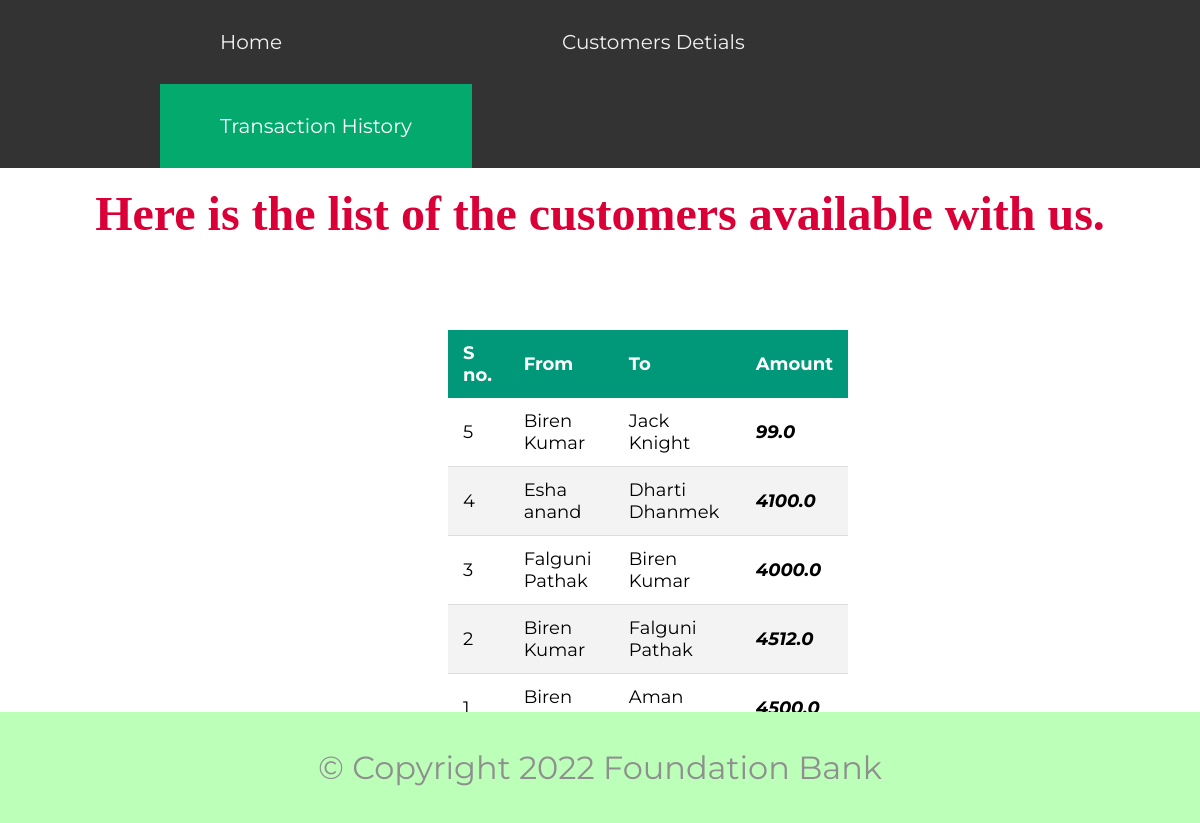
The page /this on the database as committed earlier.
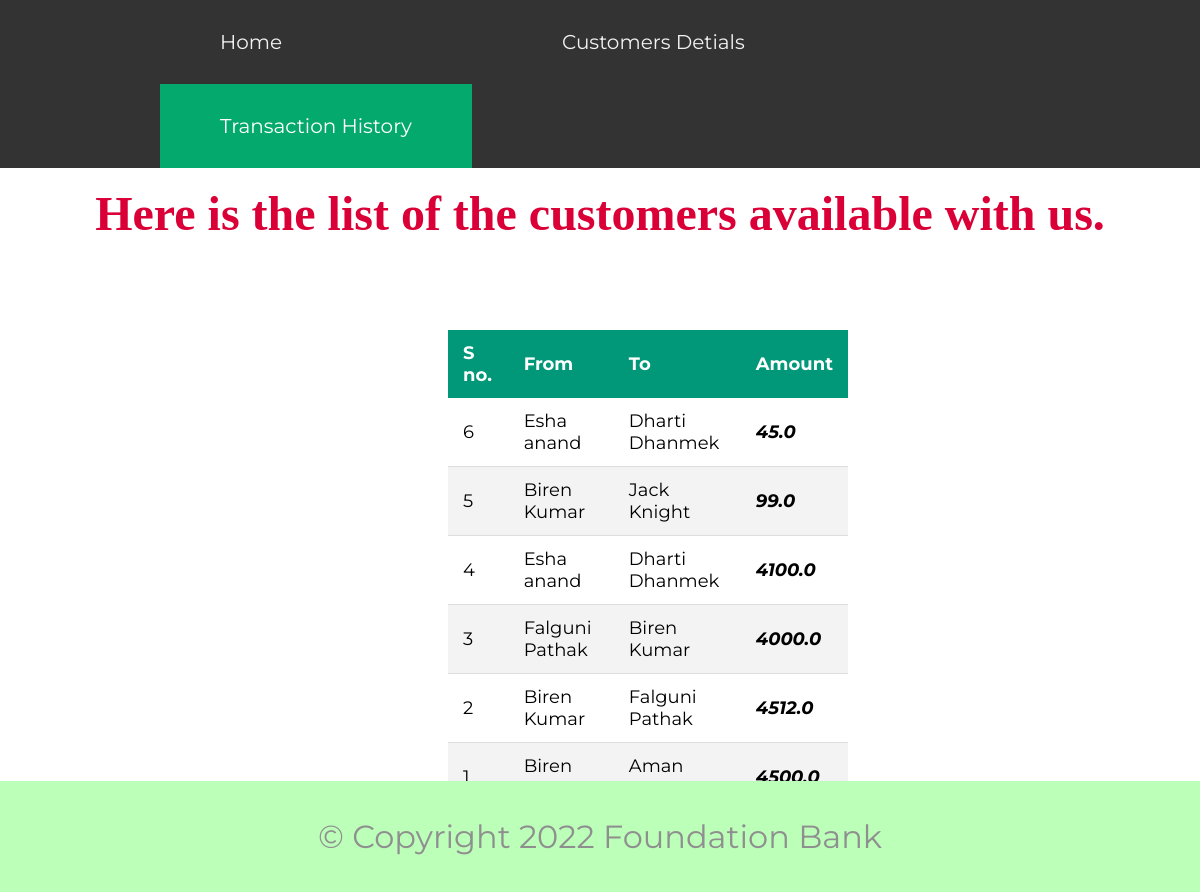
The same page on the database as committed later.
### bankapp/models.py (models this page shows)
class transactions(models.Model):
    from1=models.CharField(max_length=50)
    to1=models.CharField(max_length=50)
    amount=models.FloatField()

### bankapp/views.py (the view)
# urls.py: path('this',views.this,name="this")
def this(request):
    data=transactions.objects.all().order_by('-id')
    return render(request, 'this.html',{"messages":data})

### templates/this.html (shortened to what this page needs)
<!DOCTYPE html>
{% load static %}
<html lang="en">
<head>
    <link rel="stylesheet" href="{% static 'css/style.css' %}">
</head>
<body>
    <div class="topnav" id="myTopnav">
        <a href ="/" >Home</a>
        <a href="/customers" >Customers Detials</a>
        <a href="/this" class="active">Transaction History</a>
        </div>
    <h2>Here is the list of the customers available with us.</h2>
    <table class="content-table">
        <thead>
            <tr>
                <th>S no.</th>
                <th>From</th>
                <th>To</th>
                <th >Amount</th>
            </tr>
        </thead>
        <tbody>
            {% for i in messages  %}
            <tr>
                <td> {{i.id}}</td>
                <td> {{i.from1}}</td>
                <td>{{i.to1}}</td>
                <td ><em><b>{{i.amount}}</b></em></td>
            </tr>
            {% endfor %}
        </tbody>
    </table>
    <div class="footer">
        <p class="remove">
        © Copyright 2022 Foundation Bank
        </p>
        </div>
</body>
</html>

### static/css/style.css (style rules this page uses)
body { margin: 0; font-family: Arial, Helvetica, sans-serif; }
body { font-family: "Montserrat"; }
h2 { font-family: "Montserrat-Bold"; font-size: 3rem; line-height: 1.5; }
p { color:#8f8f8f; text-align: center; font-size: 2rem; margin: 1.5rem; padding: 1rem; }
.footer { background-color: #BCFFB9; text-align: center; padding-top: 20px; padding-bottom: 20px; bottom: 0; position: absolute; width: 100%; }
.remove { margin-top: 0px; margin-bottom: 0px; }
.topnav { overflow: hidden; background-color: #333; }
.topnav a { margin-left: 10rem; float: left; display: block; color: #f2f2f2; text-align: center; padding: 30px 60px; text-decoration: none; font-size: 20px; }
.topnav a.active { background-color: #04AA6D; color: white; }
h2 { text-align: center; margin-top: 10px; margin-bottom: 5px; color: #DA0037; font-family: Georgia, 'Times New Roman', Times, serif; }
.content-table { border-collapse: collapse; margin: 5rem 28rem; font-size: 20px; min-width: 400px; }
.content-table thead tr { background-color: #009879; color: #ffffff; text-align: left; font-weight: bold; font-size: 30px; }
.content-table th, .content-table td { padding: 12px 15px; font-size: 18px; }
.content-table tbody tr { border-bottom: 1px solid #dddddd; }
.content-table tbody tr:nth-of-type(even) { background-color: #f3f3f3; }

Rows that differ between the two databases and show on the page:
added transactions: id "6", from1 "Esha anand", to1 "Dharti Dhanmek", amount "45.0"
